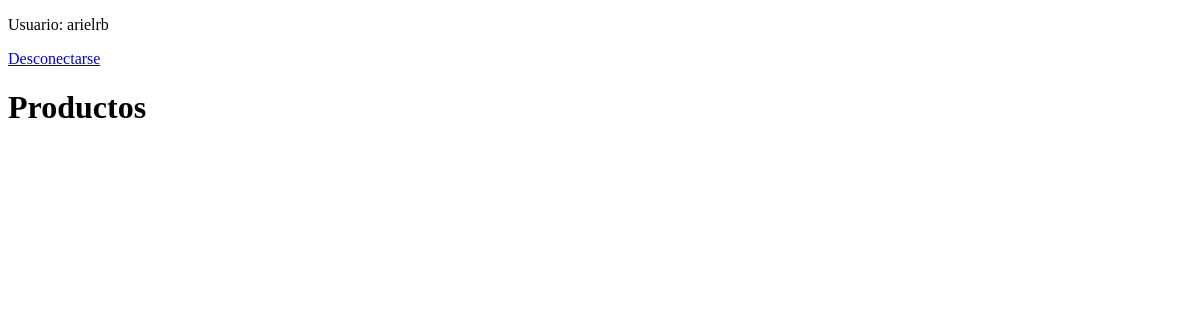
Page /Tienda/Carrito/ (signed in) on the earlier database version.
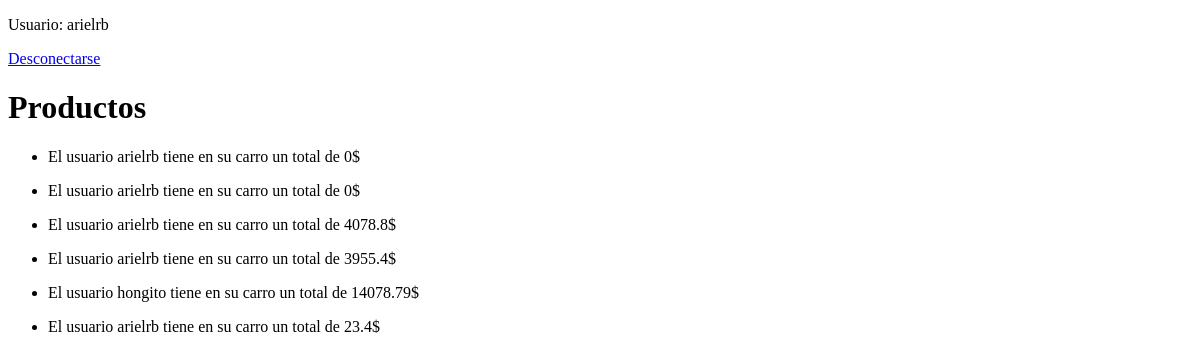
Same page on the later database version.
### Tienda/models.py (models this page shows, shortened)
class Carrito(models.Model):
	user = models.ForeignKey(User, on_delete=models.CASCADE)
	productos = models.ManyToManyField(Producto)
	activo = models.BooleanField(default = True, null = False)
	def total(self):
		variable = 0
		for objeto in self.productos.all():
			variable += objeto.precio
		return variable
	def __str__(self):
		return f'El usuario {self.user} tiene en su carro un total de {self.total()}$'

class Producto(models.Model):
	title = models.CharField(max_length=60, null= True)
	precio = models.FloatField(null= True)
	fecha = models.DateField(null= True)
	descripcion = models.CharField(max_length = 150, null= True)
	imagen = models.ImageField(null=True, blank=True)
	categoria = models.ForeignKey(Categoria,on_delete= models.SET_NULL, null= True)

### Tienda/views.py (the view)
# urls.py: path('Carrito/', views.carrito, name = "Carrito"),
def carrito(request):
    return render(request,"Front/carrito.html",{
        "carrito": Carrito.objects.all()
    })

### Tienda/templates/Front/carrito.html
{% extends "productos/layout.html" %}
{% block body %}
    <h1>Productos</h1>
    <ul>
        {% for carro in carrito %}
            <li>
                <p>{{carro}}</p>
        {% endfor %}
    </ul>
{% endblock %}

### Tienda/templates/productos/layout.html (shortened to what this page needs)
<!DOCTYPE html>
<html lang="es">
    <head>
    </head>
    <body>
        {% if user.is_authenticated %}
            <p>Usuario: {{ user.get_username }}</p>
            <p><a href="{% url 'logout'%}?next={{request.path}}">Desconectarse</a></p>
            {% block body %}
            {% endblock %}
        {% else %}
            <p>No podra visualizar los datos de los vuelos sin estar conectado.</p>
            <p><a href="{% url 'login'%}?next={{request.path}}">Acceder</a></p>
        {% endif %}
    </body>
</html>

Differences in the rows shown:
added Carrito: user+id "El usuario arielrb tiene en su carro un total de 0$"
added Carrito: user+id "El usuario arielrb tiene en su carro un total de 0$"
added Carrito: user+id "El usuario arielrb tiene en su carro un total de 4078.8$"
added Carrito: user+id "El usuario arielrb tiene en su carro un total de 3955.4$"
added Carrito: user+id "El usuario hongito tiene en su carro un total de 14078.79$"
added Carrito: user+id "El usuario arielrb tiene en su carro un total de 23.4$"
